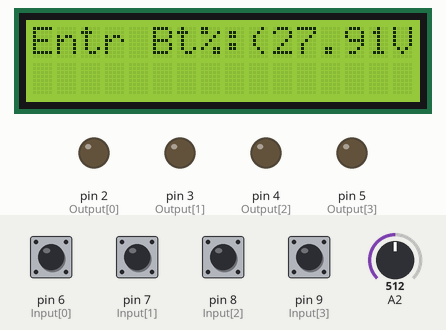
The sketch below on a simulated Arduino Uno, built with avr-gcc and run on an emulated ATmega328P. Parts: 16×2 character LCD, output pins drawn as LEDs (lit = HIGH). The test bench sets the inputs (shaded band); at power-on: pin 6 (Input[0]), pin 7 (Input[1]), pin 8 (Input[2]), pin 9 (Input[3]) HIGH, A2 = 512.

Above: at 1.2 s.
1.3 s: A2 set to 202
At 1.9 s:
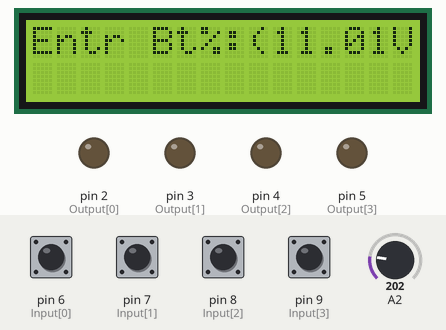
2.9 s: A2 set to 167
At 4.2 s:
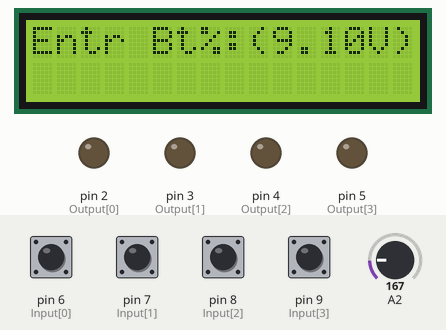
4.5 s: pin 6 (Input[0]) pulled LOW for 0.15 s
At 4.59 s:
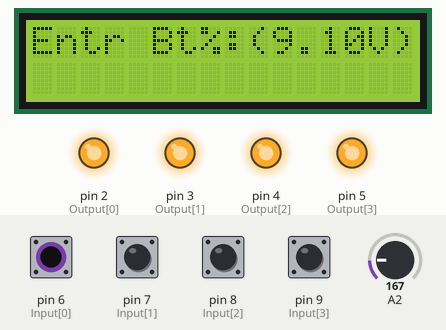
6.1 s: A2 set to 122
At 6.6 s:
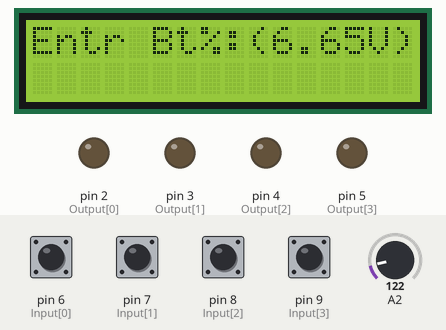
7.7 s: pin 7 (Input[1]) pulled LOW for 0.15 s
At 9.1 s:
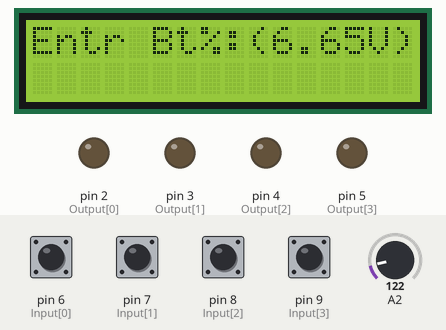
Timing chart, 0 to 10.3 s (numbered marks = the images above; inputs shaded):
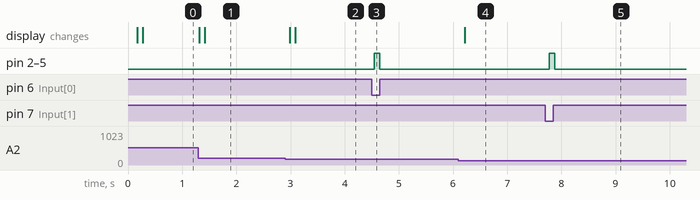

Measured:
- the behaviour switches between 184 and 183 on A2 (found by bisection; images 1 and 2)
- after the input at 1.3 s, the display: first changes at once (image 1 shows a later state)
- after the input at 2.9 s, the display: first changes after 0.08 s (image 2 shows a later state)
- after the input at 4.5 s, pin 2 (Output[0]), pin 3 (Output[1]), pin 4 (Output[2]), pin 5 (Output[3]): LOW → HIGH after 0.05 s, → LOW 0.10 s later
- after the input at 6.1 s, the display: changes after 0.11 s (image 4)
- after the input at 7.7 s, pin 2 (Output[0]), pin 3 (Output[1]), pin 4 (Output[2]), pin 5 (Output[3]): LOW → HIGH after 0.07 s, → LOW 0.10 s later

The sketch:

project_Code.ino
```cpp
#include "LiquidCrystal.h"

LiquidCrystal lcd(0,1,10,11,12,13);


byte h=0,v=0;
const unsigned long period=50;
unsigned long kdelay=0;
const byte rows=4;
const byte columns=4;
const byte Output[rows]={2,3,4,5};
const byte Input[columns]={6,7,8,9};

String inString="";
int amount = 0;
bool reIndicator = true;
int time =0;

//Measuring Voltage
#define NUM_SAMPLES 10
int sum = 0;
unsigned char sample_count = 0;
float voltage = 0.0;


byte keypad()
{
 static bool no_press_flag=0;
  for(byte x=0;x<columns;x++)
  {
     if (digitalRead(Input[x])==HIGH);
     else
     break;
     if(x==(columns-1))
     {
      no_press_flag=1;
      h=0;
      v=0;
     }
  }
  if(no_press_flag==1)
  {
    for(byte r=0;r<rows;r++)
    digitalWrite(Output[r],LOW);
    for(h=0;h<columns;h++)
    {
      if(digitalRead(Input[h])==HIGH)
      continue;
      else
      {
          for (v=0;v<rows;v++)
          {
          digitalWrite(Output[v],HIGH);
          if(digitalRead(Input[h])==HIGH)
          {
            no_press_flag=0;
            for(byte w=0;w<rows;w++)
            digitalWrite(Output[w],LOW);
            return v*4+h;
          }
          }
      }
    }
  }
 return 50;
}
void setup()
{

  for(byte i=0;i<rows;i++)
  {
  pinMode(Output[i],OUTPUT);
  }
  for(byte s=0;s<columns;s++)
  {
    pinMode(Input[s],INPUT_PULLUP);
  }
  //Serial.begin(9600);
  lcd.begin(16,2);
}
void loop()
{


     while (sample_count < NUM_SAMPLES) {
        sum += analogRead(A2);
        sample_count++;
        delay(10);
    }

    voltage = ((float)sum / (float)NUM_SAMPLES * 5.015) / 1024.0;

    Serial.print(voltage * 11.132);
    //Serial.println (" V");
    lcd.print("(");
    lcd.print(voltage * 11.132);
    lcd.print("V)");
    //delay(500);
    sample_count = 0;
    sum = 0;


  if(reIndicator == true)
  {

    lcd.setCursor(0,0);
    lcd.print("Entr Bt%:");

    if(millis()-kdelay>period)
      {
        kdelay=millis();
    switch (keypad())
       {
                case 0:
               // Serial.println(1);
                inString=inString+"1";
                lcd.setCursor(0,1);
                lcd.print(inString);
           break;
                case 1:
               // Serial.println(2);
                inString=inString+"2";
                lcd.setCursor(0,1);
                lcd.print(inString);
           break;
                case 2:
               // Serial.println(3);
                inString=inString+"3";
                lcd.setCursor(0,1);
                lcd.print(inString);
           break;
                case 3:
               // Serial.println("F1");
                amount = inString.toInt();
                reIndicator = false;
           break;
                case 4:
               // Serial.println(4);
                inString=inString+"4";
                lcd.setCursor(0,1);
                lcd.print(inString);
           break;
                case 5:
             //   Serial.println(5);
                inString=inString+"5";
                lcd.setCursor(0,1);
                lcd.print(inString);
           break;
                case 6:
             //   Serial.println(6);
                inString=inString+"6";
                lcd.setCursor(0,1);
                lcd.print(inString);
           break;
                case 7:
            //    Serial.println("F2");
           break;
                case 8:
             //   Serial.println(7);
                inString=inString+"7";
                lcd.setCursor(0,1);
                lcd.print(inString);
           break;
                case 9:
             //   Serial.println(8);
                inString=inString+"8";
                lcd.setCursor(0,1);
                lcd.print(inString);
           break;
                case 10:
            //    Serial.println(9);
                inString=inString+"9";
                lcd.setCursor(0,1);
                lcd.print(inString);
           break;
                case 11:
             //   Serial.println("F3");
           break;
                case 12:
              //  Serial.println("Mode");
           break;
                case 13:
              //  Serial.println(0);
                inString=inString+"0";
                lcd.setCursor(0,1);
                lcd.print(inString);
           break;
                case 14:
               // Serial.println("Cancel");
           break;
                case 15:
               // Serial.println("Enter");
           break;
                default:
                ;
        }
      }
  }
  else{
     lcd.clear();
     lcd.setCursor(0,0);
     lcd.print("Batry%:");
     lcd.print(amount);

     time = 166 - (1.66*amount);
     lcd.setCursor(0,1);
     lcd.print("Time Rem:");
     lcd.print(time);
     delay(1000);
  }
}
```
